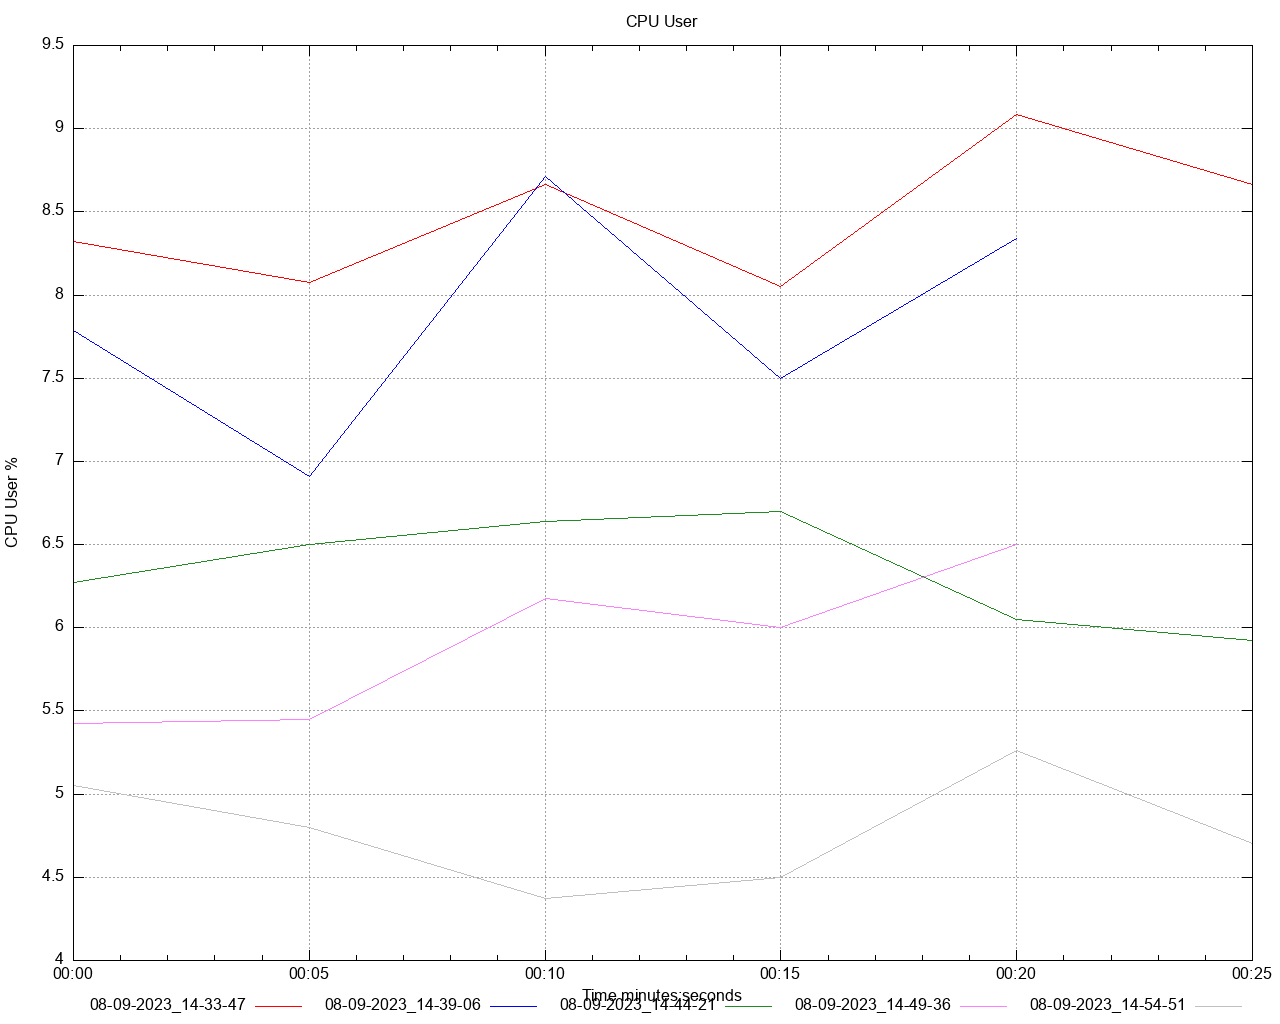

The script that saved this image:
set title 'CPU User' noenhanced
set style data lines
set datafile separator ","
set terminal png size 1280,1024
set grid
set key below
set xdata time
set timefmt "%s"
offset = 0
t0(x)=(offset=($0==0) ? x : offset, x - offset)
set xlabel 'Time minutes:seconds'
set ylabel 'CPU User %'
set output '/Users/gbarnett/git/hazelcast-simulator/atomiclong-3node-member/atomicreference/dstat/cpu_user_A2.png'
plot \
   '/Users/gbarnett/git/hazelcast-simulator/atomiclong-3node-member/atomicreference/data/cpu_user_A2_1.data' using (t0(timecolumn(1))):2 title "08-09-2023_14-33-47" noenhanced lt rgb "red", \
   '/Users/gbarnett/git/hazelcast-simulator/atomiclong-3node-member/atomicreference/data/cpu_user_A2_2.data' using (t0(timecolumn(1))):2 title "08-09-2023_14-39-06" noenhanced lt rgb "blue", \
   '/Users/gbarnett/git/hazelcast-simulator/atomiclong-3node-member/atomicreference/data/cpu_user_A2_3.data' using (t0(timecolumn(1))):2 title "08-09-2023_14-44-21" noenhanced lt rgb "forest-green", \
   '/Users/gbarnett/git/hazelcast-simulator/atomiclong-3node-member/atomicreference/data/cpu_user_A2_4.data' using (t0(timecolumn(1))):2 title "08-09-2023_14-49-36" noenhanced lt rgb "orchid", \
   '/Users/gbarnett/git/hazelcast-simulator/atomiclong-3node-member/atomicreference/data/cpu_user_A2_5.data' using (t0(timecolumn(1))):2 title "08-09-2023_14-54-51" noenhanced lt rgb "grey", \
